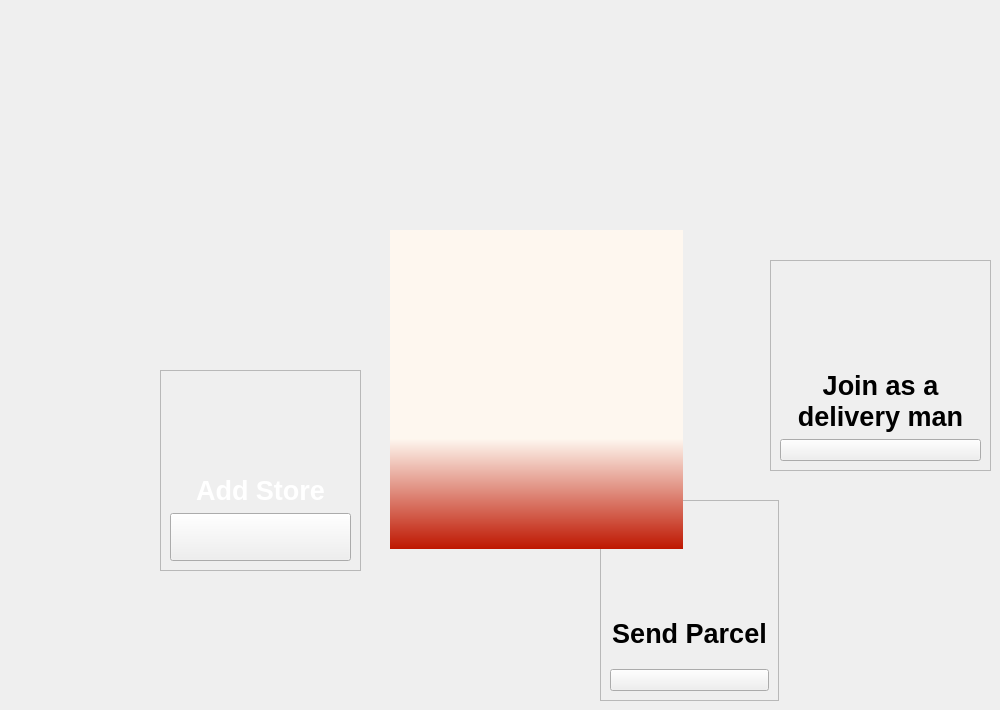
    <widget class="QWidget" name="page">
     <widget class="QFrame" name="frame_3">
      <property name="geometry">
       <rect>
        <x>600</x>
        <y>500</y>
        <width>179</width>
        <height>201</height>
       </rect>
      </property>
      <property name="cursor">
       <cursorShape>ArrowCursor</cursorShape>
      </property>
      <property name="frameShape">
       <enum>QFrame::StyledPanel</enum>
      </property>
      <property name="frameShadow">
       <enum>QFrame::Raised</enum>
      </property>
      <layout class="QVBoxLayout" name="verticalLayout_5">
       <item>
        <widget class="QLabel" name="label_2">
         <property name="styleSheet">
          <string notr="true">image: url(:/res/icons/white/send.svg);
font: 12pt &quot;MS Shell Dlg 2&quot;;</string>
         </property>
         <property name="text">
          <string/>
         </property>
        </widget>
       </item>
       <item>
        <layout class="QVBoxLayout" name="verticalLayout_2">
         <item>
          <widget class="QLabel" name="sendParcel">
           <property name="text">
            <string>&lt;html&gt;&lt;head/&gt;&lt;body&gt;&lt;p align=&quot;center&quot;&gt;&lt;span style=&quot; font-size:20pt; font-weight:600;&quot;&gt;Send Parcel&lt;/span&gt;&lt;/p&gt;&lt;/body&gt;&lt;/html&gt;</string>
           </property>
           <property name="wordWrap">
            <bool>true</bool>
           </property>
          </widget>
         </item>
         <item>
          <widget class="QPushButton" name="pushButton_2">
           <property name="cursor">
            <cursorShape>PointingHandCursor</cursorShape>
           </property>
           <property name="styleSheet">
            <string notr="true">image: url(:/res/icons/black/arrow-right-circle.svg);
font: 22pt &quot;MS Shell Dlg 2&quot;;</string>
           </property>
           <property name="text">
            <string/>
           </property>
          </widget>
         </item>
        </layout>
       </item>
      </layout>
     </widget>
     <widget class="QFrame" name="frame_2">
      <property name="geometry">
       <rect>
        <x>160</x>
        <y>370</y>
        <width>201</width>
        <height>201</height>
       </rect>
      </property>
      <property name="cursor">
       <cursorShape>PointingHandCursor</cursorShape>
      </property>
      <property name="frameShape">
       <enum>QFrame::StyledPanel</enum>
      </property>
      <property name="frameShadow">
       <enum>QFrame::Raised</enum>
      </property>
      <layout class="QVBoxLayout" name="verticalLayout">
       <item>
        <widget class="QLabel" name="label">
         <property name="styleSheet">
          <string notr="true">image: url(:/res/icons/white/archive.svg);
image: url(:/res/icons/black/archive.svg);</string>
         </property>
         <property name="text">
          <string/>
         </property>
        </widget>
       </item>
       <item>
        <layout class="QVBoxLayout" name="verticalLayout_4">
         <item>
          <widget class="QLabel" name="addStore">
           <property name="layoutDirection">
            <enum>Qt::LeftToRight</enum>
           </property>
           <property name="styleSheet">
            <string notr="true">color: rgb(0, 0, 0);</string>
           </property>
           <property name="text">
            <string>&lt;html&gt;&lt;head/&gt;&lt;body&gt;&lt;p align=&quot;center&quot;&gt;&lt;span style=&quot; font-size:20pt; font-weight:600; color:#ffffff;&quot;&gt;Add Store&lt;/span&gt;&lt;/p&gt;&lt;/body&gt;&lt;/html&gt;</string>
           </property>
           <property name="wordWrap">
            <bool>true</bool>
           </property>
          </widget>
         </item>
         <item>
          <widget class="QPushButton" name="pushButton">
           <property name="minimumSize">
            <size>
             <width>0</width>
             <height>0</height>
            </size>
           </property>
           <property name="font">
            <font>
             <family>Lucida Sans</family>
             <pointsize>22</pointsize>
             <weight>50</weight>
             <italic>false</italic>
             <bold>false</bold>
            </font>
           </property>
           <property name="cursor">
            <cursorShape>PointingHandCursor</cursorShape>
           </property>
           <property name="styleSheet">
            <string notr="true">image: url(:/res/icons/black/arrow-right-circle.svg);
font: 22pt &quot;Lucida Sans&quot;;</string>
           </property>
           <property name="text">
            <string/>
           </property>
          </widget>
         </item>
        </layout>
       </item>
      </layout>
     </widget>
     <widget class="QFrame" name="frame_4">
      <property name="enabled">
       <bool>true</bool>
      </property>
      <property name="geometry">
       <rect>
        <x>770</x>
        <y>260</y>
        <width>221</width>
        <height>211</height>
       </rect>
      </property>
      <property name="cursor">
       <cursorShape>ArrowCursor</cursorShape>
      </property>
      <property name="frameShape">
       <enum>QFrame::StyledPanel</enum>
      </property>
      <property name="frameShadow">
       <enum>QFrame::Raised</enum>
      </property>
      <layout class="QVBoxLayout" name="verticalLayout_6">
       <item>
        <widget class="QLabel" name="label_3">
         <property name="styleSheet">
          <string notr="true">image: url(:/res/icons/white/truck.svg);</string>
         </property>
         <property name="text">
          <string/>
         </property>
        </widget>
       </item>
       <item>
        <layout class="QVBoxLayout" name="verticalLayout_3">
         <item>
          <widget class="QLabel" name="joinDelivery">
           <property name="text">
            <string>&lt;html&gt;&lt;head/&gt;&lt;body&gt;&lt;p align=&quot;center&quot;&gt;&lt;span style=&quot; font-size:20pt; font-weight:600;&quot;&gt;Join as a delivery man&lt;/span&gt;&lt;/p&gt;&lt;/body&gt;&lt;/html&gt;</string>
           </property>
           <property name="wordWrap">
            <bool>true</bool>
           </property>
          </widget>
         </item>
         <item>
          <widget class="QPushButton" name="pushButton_3">
           <property name="cursor">
            <cursorShape>PointingHandCursor</cursorShape>
           </property>
           <property name="styleSheet">
            <string notr="true">image: url(:/res/icons/black/arrow-right-circle.svg);
font: 22pt &quot;MS Shell Dlg 2&quot;;</string>
           </property>
           <property name="text">
            <string/>
           </property>
          </widget>
         </item>
        </layout>
       </item>
      </layout>
     </widget>
     <widget class="QWidget" name="widget_18" native="true">
      <property name="geometry">
       <rect>
        <x>390</x>
        <y>230</y>
        <width>293</width>
        <height>319</height>
       </rect>
      </property>
      <property name="styleSheet">
       <string notr="true">QWidget{
	background-color: qlineargradient(spread:pad, x1:1, y1:0.555, x2:1, y2:1, stop:0.221591 rgba(254, 247, 239, 255), stop:1 rgba(190, 22, 0, 255));
}

QWidget:Hover{
background-color: rgb(254, 247, 239);
}
</string>
      </property>
     </widget>
    </widget>
